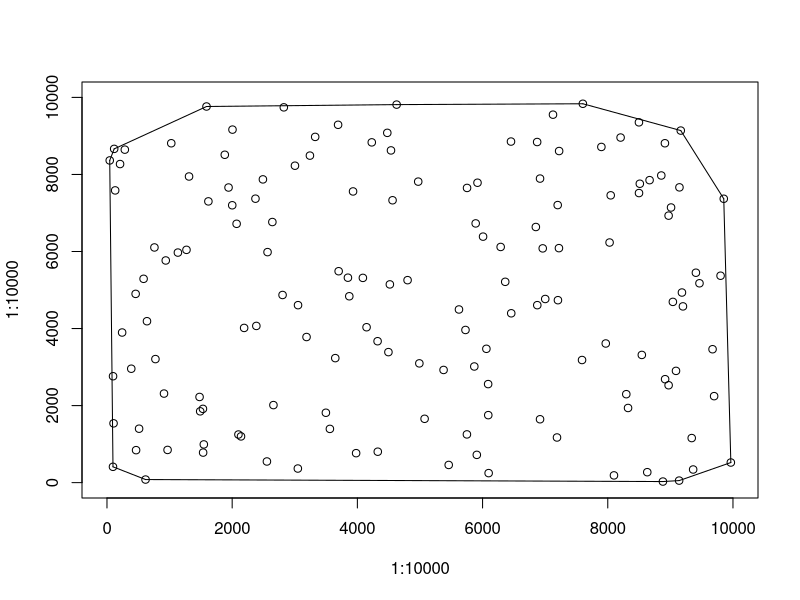

R code for this plot:
#! /usr/bin/env Rscript
png("convex.png", width=700, height=700)
plot(1:10000, 1:10000, type="n")

#points
points(44,8364)
points(96,411)
points(97,2762)
points(105,1539)
points(115,8664)
points(131,7586)
points(209,8270)
points(242,3897)
points(285,8644)
points(388,2957)
points(458,4900)
points(465,843)
points(513,1400)
points(585,5291)
points(616,80)
points(639,4190)
points(758,6105)
points(774,3207)
points(911,2312)
points(939,5767)
points(968,849)
points(1027,8810)
points(1133,5972)
points(1270,6043)
points(1311,7947)
points(1479,2224)
points(1489,1851)
points(1533,1915)
points(1536,780)
points(1547,992)
points(1590,9764)
points(1620,7301)
points(1882,8511)
points(1942,7661)
points(2001,7200)
points(2005,9164)
points(2071,6719)
points(2100,1249)
points(2141,1200)
points(2191,4016)
points(2372,7371)
points(2386,4068)
points(2491,7872)
points(2555,549)
points(2565,5984)
points(2642,6765)
points(2659,2013)
points(2805,4871)
points(2825,9742)
points(3003,8227)
points(3049,366)
points(3052,4607)
points(3188,3780)
points(3242,8489)
points(3326,8975)
points(3497,1814)
points(3561,1395)
points(3647,3232)
points(3692,9289)
points(3701,5488)
points(3849,5320)
points(3871,4838)
points(3931,7559)
points(3980,765)
points(4088,5315)
points(4147,4034)
points(4230,8833)
points(4323,3671)
points(4326,803)
points(4478,9080)
points(4496,3388)
points(4519,5146)
points(4537,8624)
points(4562,7330)
points(4627,9813)
points(4802,5256)
points(4972,7814)
points(4990,3096)
points(5074,1657)
points(5377,2925)
points(5459,459)
points(5623,4495)
points(5727,3963)
points(5750,1252)
points(5752,7650)
points(5868,3015)
points(5890,6729)
points(5908,721)
points(5919,7785)
points(6008,6386)
points(6061,3474)
points(6089,2558)
points(6091,1752)
points(6097,247)
points(6289,6118)
points(6362,5213)
points(6454,8854)
points(6458,4396)
points(6851,6636)
points(6872,8842)
points(6874,4607)
points(6918,7893)
points(6918,1645)
points(6961,6081)
points(7001,4767)
points(7125,9552)
points(7189,1172)
points(7200,7205)
points(7204,4736)
points(7220,6087)
points(7223,8608)
points(7589,3183)
points(7602,9835)
points(7898,8714)
points(7968,3612)
points(8029,6233)
points(8047,7458)
points(8099,188)
points(8205,8958)
points(8296,2296)
points(8324,1938)
points(8498,9353)
points(8499,7517)
points(8512,7759)
points(8544,3315)
points(8631,271)
points(8668,7852)
points(8855,7973)
points(8881,28)
points(8913,8810)
points(8916,2685)
points(8972,2528)
points(8972,6931)
points(9011,7142)
points(9040,4692)
points(9090,2901)
points(9140,53)
points(9145,7665)
points(9166,9139)
points(9185,4935)
points(9201,4575)
points(9341,1157)
points(9364,341)
points(9408,5449)
points(9465,5175)
points(9674,3463)
points(9699,2245)
points(9802,5371)
points(9853,7369)
points(9966,522)

#line segments
segments(44,8364,115,8664)
segments(115,8664,1590,9764)
segments(1590,9764,4627,9813)
segments(4627,9813,7602,9835)
segments(7602,9835,9166,9139)
segments(9166,9139,9853,7369)
segments(9853,7369,9966,522)
segments(9966,522,9140,53)
segments(9140,53,8881,28)
segments(8881,28,616,80)
segments(616,80,96,411)
segments(96,411,44,8364)
dev.off()
